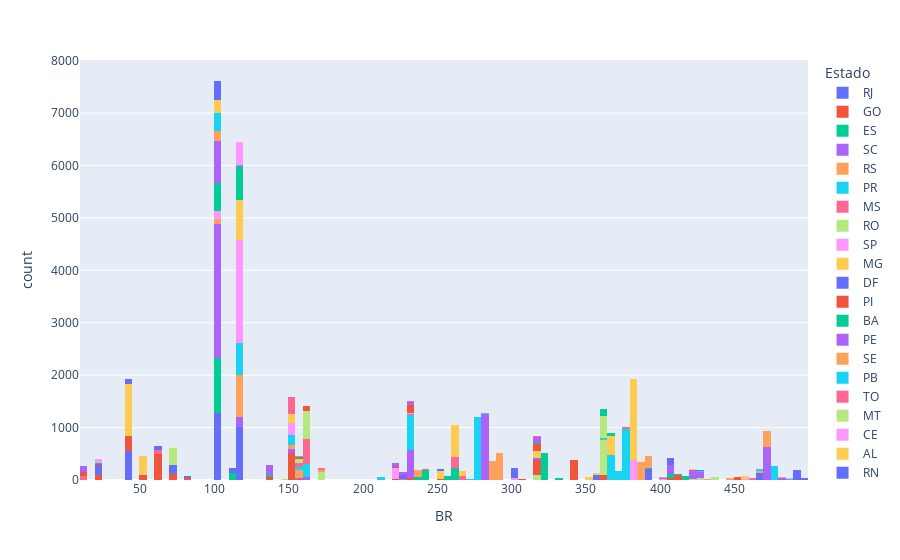

Notebook cell for this chart:
### Code cell
px.histogram(
     dados,
    x='BR',
    nbins =100,
    color ='Estado',
    
)

### Figure 1 — Plotly figure (JSON) as saved in the notebook; plotly's stock layout.template omitted (floating-point values rounded to 4 significant figures; data arrays with more than 128 entries replaced by an {"elided": "..."} marker saying what was removed)
{"data": [{"alignmentgroup": "True", "bingroup": "x", "hovertemplate": "Estado=RJ<br>BR=%{x}<br>count=%{y}<extra></extra>", "legendgroup": "RJ", "marker": {"color": "#636efa", "pattern": {"shape": ""}}, "name": "RJ", "nbinsx": 100, "offsetgroup": "RJ", "orientation": "v", "showlegend": true, "type": "histogram", "x": {"elided": "3534 int values"}, "xaxis": "x", "yaxis": "y"}, {"alignmentgroup": "True", "bingroup": "x", "hovertemplate": "Estado=GO<br>BR=%{x}<br>count=%{y}<extra></extra>", "legendgroup": "GO", "marker": {"color": "#EF553B", "pattern": {"shape": ""}}, "name": "GO", "nbinsx": 100, "offsetgroup": "GO", "orientation": "v", "showlegend": true, "type": "histogram", "x": {"elided": "1945 int values"}, "xaxis": "x", "yaxis": "y"}, {"alignmentgroup": "True", "bingroup": "x", "hovertemplate": "Estado=ES<br>BR=%{x}<br>count=%{y}<extra></extra>", "legendgroup": "ES", "marker": {"color": "#00cc96", "pattern": {"shape": ""}}, "name": "ES", "nbinsx": 100, "offsetgroup": "ES", "orientation": "v", "showlegend": true, "type": "histogram", "x": {"elided": "1377 int values"}, "xaxis": "x", "yaxis": "y"}, {"alignmentgroup": "True", "bingroup": "x", "hovertemplate": "Estado=SC<br>BR=%{x}<br>count=%{y}<extra></extra>", "legendgroup": "SC", "marker": {"color": "#ab63fa", "pattern": {"shape": ""}}, "name": "SC", "nbinsx": 100, "offsetgroup": "SC", "orientation": "v", "showlegend": true, "type": "histogram", "x": {"elided": "4843 int values"}, "xaxis": "x", "yaxis": "y"}, {"alignmentgroup": "True", "bingroup": "x", "hovertemplate": "Estado=RS<br>BR=%{x}<br>count=%{y}<extra></extra>", "legendgroup": "RS", "marker": {"color": "#FFA15A", "pattern": {"shape": ""}}, "name": "RS", "nbinsx": 100, "offsetgroup": "RS", "orientation": "v", "showlegend": true, "type": "histogram", "x": {"elided": "2965 int values"}, "xaxis": "x", "yaxis": "y"}, {"alignmentgroup": "True", "bingroup": "x", "hovertemplate": "Estado=PR<br>BR=%{x}<br>count=%{y}<extra></extra>", "legendgroup": "PR", "marker": {"color": "#19d3f3", "pattern": {"shape": ""}}, "name": "PR", "nbinsx": 100, "offsetgroup": "PR", "orientation": "v", "showlegend": true, "type": "histogram", "x": {"elided": "4276 int values"}, "xaxis": "x", "yaxis": "y"}, {"alignmentgroup": "True", "bingroup": "x", "hovertemplate": "Estado=MS<br>BR=%{x}<br>count=%{y}<extra></extra>", "legendgroup": "MS", "marker": {"color": "#FF6692", "pattern": {"shape": ""}}, "name": "MS", "nbinsx": 100, "offsetgroup": "MS", "orientation": "v", "showlegend": true, "type": "histogram", "x": {"elided": "1025 int values"}, "xaxis": "x", "yaxis": "y"}, {"alignmentgroup": "True", "bingroup": "x", "hovertemplate": "Estado=RO<br>BR=%{x}<br>count=%{y}<extra></extra>", "legendgroup": "RO", "marker": {"color": "#B6E880", "pattern": {"shape": ""}}, "name": "RO", "nbinsx": 100, "offsetgroup": "RO", "orientation": "v", "showlegend": true, "type": "histogram", "x": {"elided": "869 int values"}, "xaxis": "x", "yaxis": "y"}, {"alignmentgroup": "True", "bingroup": "x", "hovertemplate": "Estado=SP<br>BR=%{x}<br>count=%{y}<extra></extra>", "legendgroup": "SP", "marker": {"color": "#FF97FF", "pattern": {"shape": ""}}, "name": "SP", "nbinsx": 100, "offsetgroup": "SP", "orientation": "v", "showlegend": true, "type": "histogram", "x": {"elided": "2772 int values"}, "xaxis": "x", "yaxis": "y"}, {"alignmentgroup": "True", "bingroup": "x", "hovertemplate": "Estado=MG<br>BR=%{x}<br>count=%{y}<extra></extra>", "legendgroup": "MG", "marker": {"color": "#FECB52", "pattern": {"shape": ""}}, "name": "MG", "nbinsx": 100, "offsetgroup": "MG", "orientation": "v", "showlegend": true, "type": "histogram", "x": {"elided": "5247 int values"}, "xaxis": "x", "yaxis": "y"}, {"alignmentgroup": "True", "bingroup": "x", "hovertemplate": "Estado=DF<br>BR=%{x}<br>count=%{y}<extra></extra>", "legendgroup": "DF", "marker": {"color": "#636efa", "pattern": {"shape": ""}}, "name": "DF", "nbinsx": 100, "offsetgroup": "DF", "orientation": "v", "showlegend": true, "type": "histogram", "x": {"elided": "599 int values"}, "xaxis": "x", "yaxis": "y"}, {"alignmentgroup": "True", "bingroup": "x", "hovertemplate": "Estado=PI<br>BR=%{x}<br>count=%{y}<extra></extra>", "legendgroup": "PI", "marker": {"color": "#EF553B", "pattern": {"shape": ""}}, "name": "PI", "nbinsx": 100, "offsetgroup": "PI", "orientation": "v", "showlegend": true, "type": "histogram", "x": {"elided": "834 int values"}, "xaxis": "x", "yaxis": "y"}, {"alignmentgroup": "True", "bingroup": "x", "hovertemplate": "Estado=BA<br>BR=%{x}<br>count=%{y}<extra></extra>", "legendgroup": "BA", "marker": {"color": "#00cc96", "pattern": {"shape": ""}}, "name": "BA", "nbinsx": 100, "offsetgroup": "BA", "orientation": "v", "showlegend": true, "type": "histogram", "x": {"elided": "2377 int values"}, "xaxis": "x", "yaxis": "y"}, {"alignmentgroup": "True", "bingroup": "x", "hovertemplate": "Estado=PE<br>BR=%{x}<br>count=%{y}<extra></extra>", "legendgroup": "PE", "marker": {"color": "#ab63fa", "pattern": {"shape": ""}}, "name": "PE", "nbinsx": 100, "offsetgroup": "PE", "orientation": "v", "showlegend": true, "type": "histogram", "x": {"elided": "1879 int values"}, "xaxis": "x", "yaxis": "y"}, {"alignmentgroup": "True", "bingroup": "x", "hovertemplate": "Estado=SE<br>BR=%{x}<br>count=%{y}<extra></extra>", "legendgroup": "SE", "marker": {"color": "#FFA15A", "pattern": {"shape": ""}}, "name": "SE", "nbinsx": 100, "offsetgroup": "SE", "orientation": "v", "showlegend": true, "type": "histogram", "x": {"elided": "336 int values"}, "xaxis": "x", "yaxis": "y"}, {"alignmentgroup": "True", "bingroup": "x", "hovertemplate": "Estado=PB<br>BR=%{x}<br>count=%{y}<extra></extra>", "legendgroup": "PB", "marker": {"color": "#19d3f3", "pattern": {"shape": ""}}, "name": "PB", "nbinsx": 100, "offsetgroup": "PB", "orientation": "v", "showlegend": true, "type": "histogram", "x": {"elided": "1074 int values"}, "xaxis": "x", "yaxis": "y"}, {"alignmentgroup": "True", "bingroup": "x", "hovertemplate": "Estado=TO<br>BR=%{x}<br>count=%{y}<extra></extra>", "legendgroup": "TO", "marker": {"color": "#FF6692", "pattern": {"shape": ""}}, "name": "TO", "nbinsx": 100, "offsetgroup": "TO", "orientation": "v", "showlegend": true, "type": "histogram", "x": {"elided": "449 int values"}, "xaxis": "x", "yaxis": "y"}, {"alignmentgroup": "True", "bingroup": "x", "hovertemplate": "Estado=MT<br>BR=%{x}<br>count=%{y}<extra></extra>", "legendgroup": "MT", "marker": {"color": "#B6E880", "pattern": {"shape": ""}}, "name": "MT", "nbinsx": 100, "offsetgroup": "MT", "orientation": "v", "showlegend": true, "type": "histogram", "x": {"elided": "1473 int values"}, "xaxis": "x", "yaxis": "y"}, {"alignmentgroup": "True", "bingroup": "x", "hovertemplate": "Estado=CE<br>BR=%{x}<br>count=%{y}<extra></extra>", "legendgroup": "CE", "marker": {"color": "#FF97FF", "pattern": {"shape": ""}}, "name": "CE", "nbinsx": 100, "offsetgroup": "CE", "orientation": "v", "showlegend": true, "type": "histogram", "x": {"elided": "804 int values"}, "xaxis": "x", "yaxis": "y"}, {"alignmentgroup": "True", "bingroup": "x", "hovertemplate": "Estado=AL<br>BR=%{x}<br>count=%{y}<extra></extra>", "legendgroup": "AL", "marker": {"color": "#FECB52", "pattern": {"shape": ""}}, "name": "AL", "nbinsx": 100, "offsetgroup": "AL", "orientation": "v", "showlegend": true, "type": "histogram", "x": {"elided": "402 int values"}, "xaxis": "x", "yaxis": "y"}, {"alignmentgroup": "True", "bingroup": "x", "hovertemplate": "Estado=RN<br>BR=%{x}<br>count=%{y}<extra></extra>", "legendgroup": "RN", "marker": {"color": "#636efa", "pattern": {"shape": ""}}, "name": "RN", "nbinsx": 100, "offsetgroup": "RN", "orientation": "v", "showlegend": true, "type": "histogram", "x": {"elided": "889 int values"}, "xaxis": "x", "yaxis": "y"}, {"alignmentgroup": "True", "bingroup": "x", "hovertemplate": "Estado=PA<br>BR=%{x}<br>count=%{y}<extra></extra>", "legendgroup": "PA", "marker": {"color": "#EF553B", "pattern": {"shape": ""}}, "name": "PA", "nbinsx": 100, "offsetgroup": "PA", "orientation": "v", "showlegend": true, "type": "histogram", "x": {"elided": "542 int values"}, "xaxis": "x", "yaxis": "y"}, {"alignmentgroup": "True", "bingroup": "x", "hovertemplate": "Estado=AC<br>BR=%{x}<br>count=%{y}<extra></extra>", "legendgroup": "AC", "marker": {"color": "#00cc96", "pattern": {"shape": ""}}, "name": "AC", "nbinsx": 100, "offsetgroup": "AC", "orientation": "v", "showlegend": true, "type": "histogram", "x": {"elided": "161 int values"}, "xaxis": "x", "yaxis": "y"}, {"alignmentgroup": "True", "bingroup": "x", "hovertemplate": "Estado=MA<br>BR=%{x}<br>count=%{y}<extra></extra>", "legendgroup": "MA", "marker": {"color": "#ab63fa", "pattern": {"shape": ""}}, "name": "MA", "nbinsx": 100, "offsetgroup": "MA", "orientation": "v", "showlegend": true, "type": "histogram", "x": {"elided": "627 int values"}, "xaxis": "x", "yaxis": "y"}, {"alignmentgroup": "True", "bingroup": "x", "hovertemplate": "Estado=RR<br>BR=%{x}<br>count=%{y}<extra></extra>", "legendgroup": "RR", "marker": {"color": "#FFA15A", "pattern": {"shape": ""}}, "name": "RR", "nbinsx": 100, "offsetgroup": "RR", "orientation": "v", "showlegend": true, "type": "histogram", "x": [401, 432, 174, 401, 174, 432, 401, 401, 174, 401, 174, 174, 401, 174, 401, 174, 401, 174, 174, 174, 432, 432, 174, 432, 401, 432, 174, 174, 401, 174, null, 174, 401, 174, 432, 174, 432, 174, 174, 174, 401, 174, 174, 174, 432, 174, 174, 401, 432, 174, 174, null, 401, 174, 174, 174, 174, 174, 401, 174, 432, 432, 174, 174, 174, 401, 174, 174, 401, 401], "xaxis": "x", "yaxis": "y"}, {"alignmentgroup": "True", "bingroup": "x", "hovertemplate": "Estado=AP<br>BR=%{x}<br>count=%{y}<extra></extra>", "legendgroup": "AP", "marker": {"color": "#19d3f3", "pattern": {"shape": ""}}, "name": "AP", "nbinsx": 100, "offsetgroup": "AP", "orientation": "v", "showlegend": true, "type": "histogram", "x": [210, 210, 210, 210, 210, 156, 210, 156, 210, 210, 210, 156, 210, 210, 156, 210, 210, 156, 210, 156, 156, 156, 210, 210, 210, 210, 210, 156, 156, 156, 210, 210, 210, 210, 210, 210, 210, 156, 210, 156, 210, 210, 156, 210, 210, 210, 156, 210, 156, 156, 210, 210, 210, 210, 210, 210, 210, 210, 210, 210, 210, 156, 210, 156, 210, 156, 156, 156, 156, 210, 210, 210, 156, 210, 210, 156, 156, 156, 210, 210, 210, 210, 210, 210], "xaxis": "x", "yaxis": "y"}, {"alignmentgroup": "True", "bingroup": "x", "hovertemplate": "Estado=AM<br>BR=%{x}<br>count=%{y}<extra></extra>", "legendgroup": "AM", "marker": {"color": "#FF6692", "pattern": {"shape": ""}}, "name": "AM", "nbinsx": 100, "offsetgroup": "AM", "orientation": "v", "showlegend": true, "type": "histogram", "x": [319, 319, 174, 174, 230, 319, 230, 319, 174, 174, 174, null, 174, 230, 230, 174, 174, 174, null, 319, 174, 174, 174, 230, 174, 230, 319, 230, 230, 174, 319, 174, 319, 174, 319, 174, 230, 230, 174, 174, 174, 174, 174, null, 174, 319, 174, 174, 174, 174, 174, 174, 230, 174, 319, 174, 319, 319, 174, 230, 230, 319, null, 230, 230, 174, 174, 319, 174, 230, 174, 319, 174, null, 174, 174, 174, 319, 319, 319, 319, 174, 319, 230], "xaxis": "x", "yaxis": "y"}], "layout": {"barmode": "relative", "legend": {"title": {"text": "Estado"}, "tracegroupgap": 0}, "margin": {"t": 60}, "xaxis": {"anchor": "y", "domain": [0, 1], "title": {"text": "BR"}}, "yaxis": {"anchor": "x", "domain": [0, 1], "title": {"text": "count"}}}}
